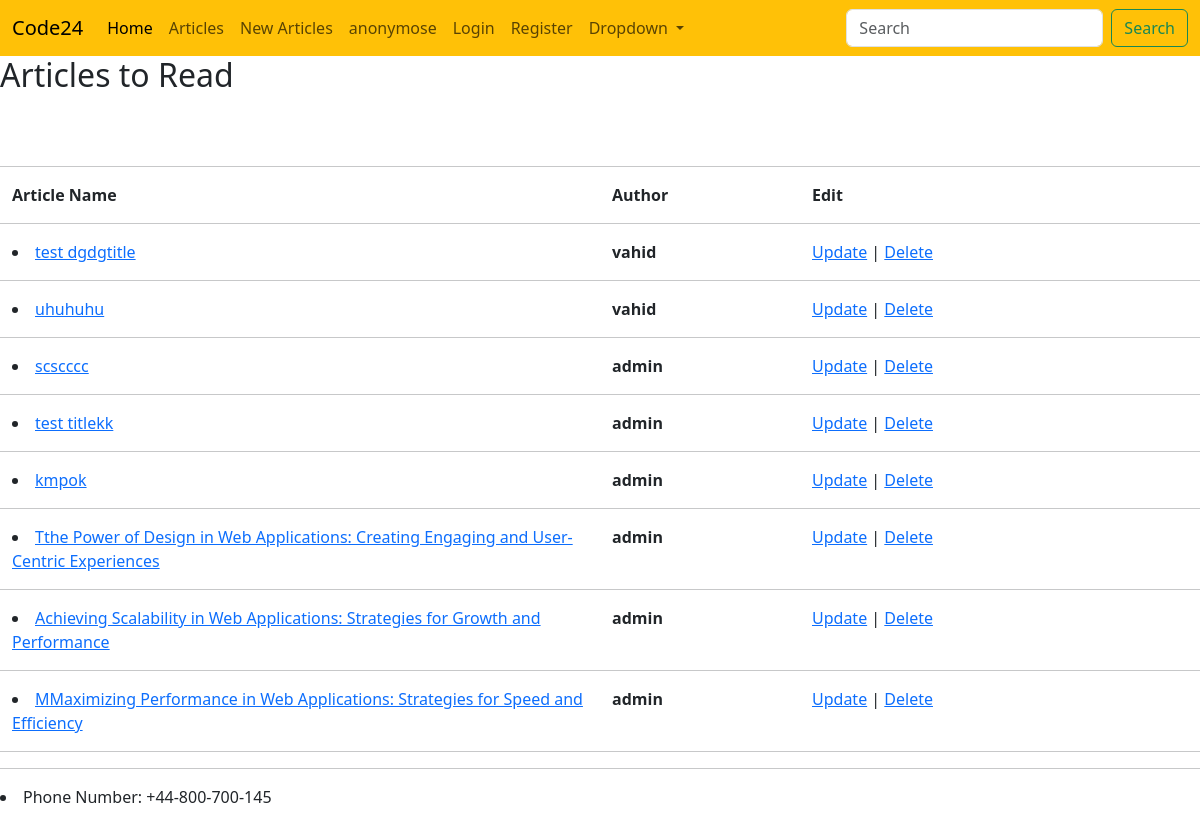
The page /articles/ on the database as committed earlier.
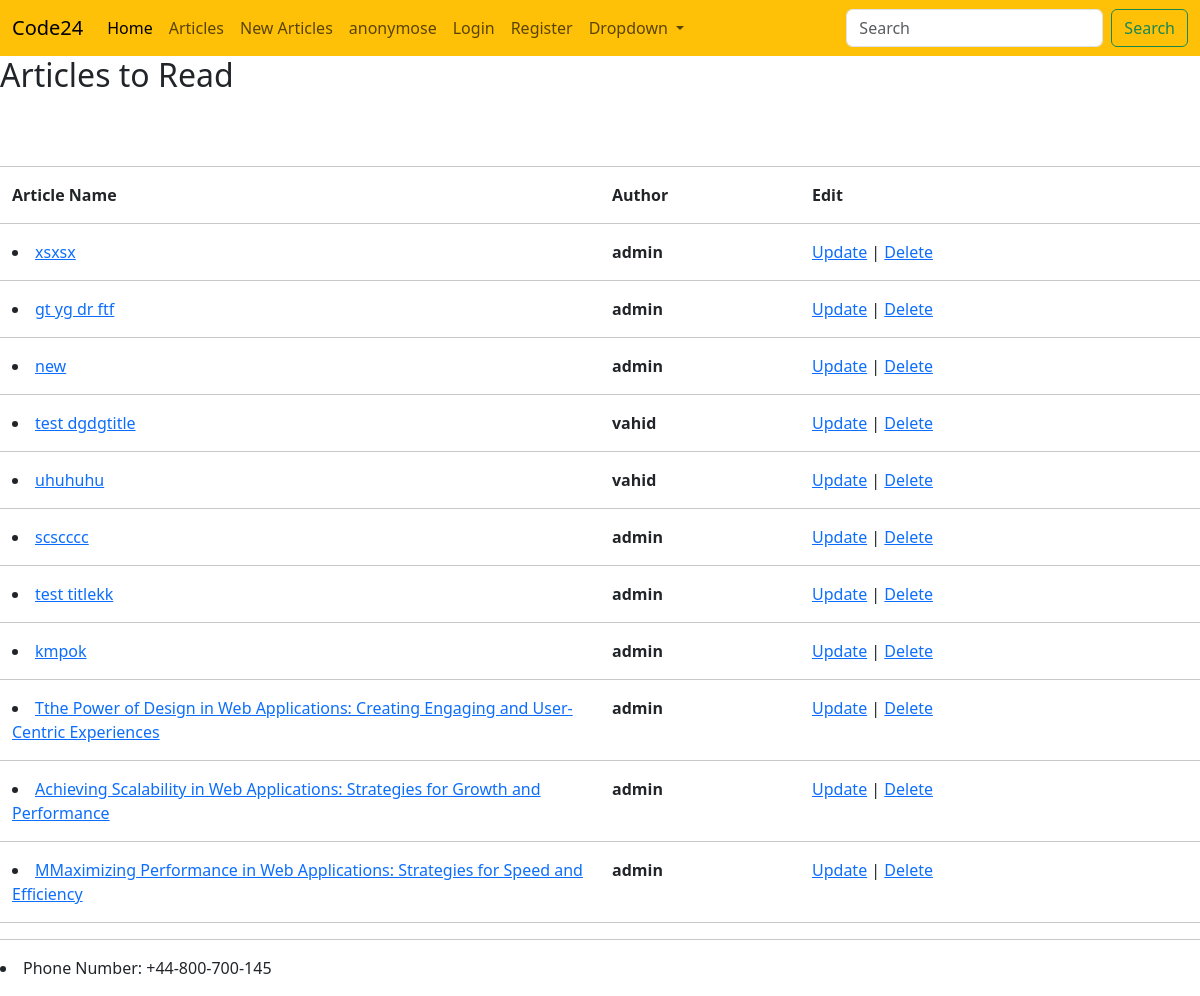
The same page on the database as committed later.
### article/models.py (models this page shows, shortened)
class ArticleModel(models.Model):
    STATUS_OF_ARTICLE = (
        ("checking" , "Checking"),
        ("rejected" , "Rejected"),
        ("published" , "Published"),
    )
    Title = models.CharField(max_length=150)
    Body  = models.TextField(max_length=10000)
    Author= models.ForeignKey("auth.user", on_delete=models.CASCADE)
    Created = models.DateTimeField(auto_now_add=True)
    Edited = models.DateTimeField(auto_now=True)
    Status = models.CharField(max_length=15, choices=STATUS_OF_ARTICLE, default="checking")
    class Meta:
        ordering = ("-Created",)

### article/views.py (the view)
# urls.py: path('', ArticleListView.as_view(), name = "ArticleListView_url"),
class ArticleListView(ListView):
    model = ArticleModel
    template_name = "article/ArticleListView.html"
    context_object_name  = "articles"
    def get_queryset(self):
        return ArticleModel.objects.filter(Status='published')

### template/article/ArticleListView.html (shortened to what this page needs)
{% extends "base.html" %}
{% block title %}<h2>Articles to Read</h2>{% endblock title %}
{% block content %}
<br>
<br>
<hr>
<div class="container-fluid">
    <div class="row">
    <div class="col col-lg-6 ">
        <strong>Article Name</strong>
    </div>
    <div class="col col-lg-2">
        <strong>Author</strong>
    </div>
    <div class="col col-lg-2">
       <strong>Edit</strong>
    </div>
    </div>
</div>
<hr>
{% for article in articles  %}
    <div class="container-fluid">
        <div class="row">
        <div class="col col-lg-6">
            <li><a href="{% url "ArticleDetailView_url" article.id %}">{{article.Title}}</a></li>
        </div>
        <div class="col col-lg-2">
            <strong>{{article.Author}}</strong>
        </div>
        <div class="col col-lg-2">
            <a href="{% url "ArticleUpdateView_url" article.id %}">Update<a/>  | <a href="{% url "ArticleDeleteView_url" article.id %}">Delete</a>
        </div>
        </div>
    </div>
    <hr>
{% endfor %}
{% endblock content %}

### template/base.html (shortened to what this page needs)
<!doctype html>
<html lang="en">
    <head>
        <link
            href="https://cdn.jsdelivr.net/npm/bootstrap@5.3.2/dist/css/bootstrap.min.css"
            rel="stylesheet"
        />
    </head>
    <body>
        <nav class="navbar navbar-expand-lg bg-warning">
            <div class="container-fluid">
              <a class="navbar-brand" href="{% url "home_url" %}">{{Site_Name}}</a>
              <div class="collapse navbar-collapse" id="navbarSupportedContent">
                <ul class="navbar-nav me-auto mb-2 mb-lg-0">
                  <li class="nav-item">
                    <a class="nav-link active" aria-current="page" href="{% url "home_url" %}">Home</a>
                  </li>
                  <li class="nav-item">
                    <a class="nav-link" href="{% url "ArticleListView_url" %}">Articles</a>
                  </li>
                  <li class="nav-item">
                    <a class="nav-link" href="{% url "ArticleCreateView_url" %}">New Articles</a>
                  </li>
                  {% if user.is_authenticated %}
                      <li class="nav-item">
                        <a class="nav-link" href="">Hi {{user.username}}</a>
                      </li>
                      <li class="nav-item">
                        <a class="nav-link" href="{% url "Logout_url" %}">Logout</a>
                      </li>
                  {% else %}
                      <li class="nav-item">
                        <a class="nav-link" href="">anonymose</a>
                      </li>
                      <li class="nav-item">
                        <a class="nav-link" href="{% url "login_url" %}">Login</a>
                      </li>
                      <li class="nav-item">
                        <a class="nav-link" href="{% url "AccountsUserCreationForm_url" %}">Register</a>
                      </li>
                  {% endif %}
                  <li class="nav-item dropdown">
                    <a class="nav-link dropdown-toggle" href="#" role="button" data-bs-toggle="dropdown" aria-expanded="false">
                      Dropdown
                    </a>
                  </li>
                </ul>
                <form class="d-flex" role="search">
                  <input class="form-control me-2" type="search" placeholder="Search" aria-label="Search">
                  <button class="btn btn-outline-success" type="submit">Search</button>
                </form>
              </div>
            </div>
          </nav>
        <header>
            {% block title %}{% endblock title %}
        </header>
        <main>
            {% block content %}{% endblock content %}
        </main>
        <footer>
            <hr>
            <p><li>Phone Number: {{Phone_Number}}</li></p>
        </footer>
    </body>
</html>

Rows that differ between the two databases and show on the page:
added ArticleModel: Title "xsxsx", Author "admin"
added ArticleModel: Title "gt yg dr ftf", Author "admin"
added ArticleModel: Title "new", Author "admin"
